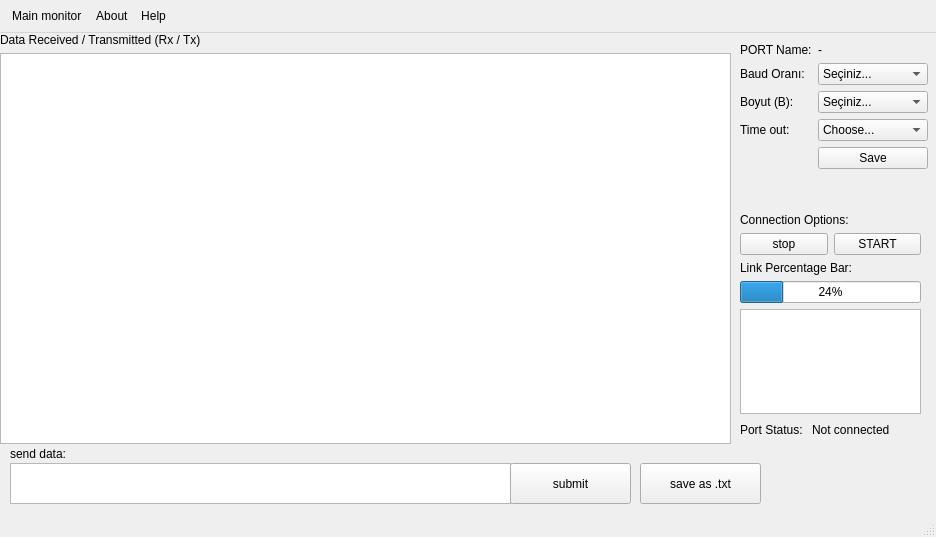
<?xml version="1.0" encoding="UTF-8"?>
<ui version="4.0">
 <class>qt</class>
 <widget class="QMainWindow" name="qt">
  <property name="geometry">
   <rect>
    <x>0</x>
    <y>0</y>
    <width>936</width>
    <height>537</height>
   </rect>
  </property>
  <property name="cursor">
   <cursorShape>ArrowCursor</cursorShape>
  </property>
  <property name="windowTitle">
   <string>PyQT ile Seri haberleşme</string>
  </property>
  <property name="windowIcon">
   <iconset>
    <normaloff>index.jpeg</normaloff>index.jpeg</iconset>
  </property>
  <property name="windowOpacity">
   <double>0.990000000000000</double>
  </property>
  <property name="statusTip">
   <string>Mehmet Cagri Aksoy 2018</string>
  </property>
  <property name="whatsThis">
   <string>Serial Communication Program</string>
  </property>
  <widget class="QWidget" name="centralwidget">
   <widget class="QLabel" name="label">
    <property name="geometry">
     <rect>
      <x>770</x>
      <y>410</y>
      <width>141</width>
      <height>91</height>
     </rect>
    </property>
    <property name="text">
     <string/>
    </property>
    <property name="pixmap">
     <pixmap>index.jpeg</pixmap>
    </property>
    <property name="scaledContents">
     <bool>true</bool>
    </property>
   </widget>
   <widget class="QWidget" name="formLayoutWidget">
    <property name="geometry">
     <rect>
      <x>740</x>
      <y>10</y>
      <width>188</width>
      <height>162</height>
     </rect>
    </property>
    <layout class="QFormLayout" name="formLayout">
     <item row="0" column="0">
      <widget class="QLabel" name="label_2">
       <property name="text">
        <string>PORT Name:</string>
       </property>
      </widget>
     </item>
     <item row="1" column="0">
      <widget class="QLabel" name="label_6">
       <property name="text">
        <string>Baud Oranı:</string>
       </property>
      </widget>
     </item>
     <item row="1" column="1">
      <widget class="QComboBox" name="comboBox_1">
       <item>
        <property name="text">
         <string>Seçiniz...</string>
        </property>
       </item>
       <item>
        <property name="text">
         <string>1200</string>
        </property>
       </item>
       <item>
        <property name="text">
         <string>2400</string>
        </property>
       </item>
       <item>
        <property name="text">
         <string>4800</string>
        </property>
       </item>
       <item>
        <property name="text">
         <string>9600</string>
        </property>
       </item>
       <item>
        <property name="text">
         <string>19200</string>
        </property>
       </item>
       <item>
        <property name="text">
         <string>38400</string>
        </property>
       </item>
       <item>
        <property name="text">
         <string>57600</string>
        </property>
       </item>
       <item>
        <property name="text">
         <string>115200</string>
        </property>
       </item>
      </widget>
     </item>
     <item row="2" column="0">
      <widget class="QLabel" name="label_7">
       <property name="text">
        <string>Boyut (B):</string>
       </property>
      </widget>
     </item>
     <item row="2" column="1">
      <widget class="QComboBox" name="comboBox_2">
       <item>
        <property name="text">
         <string>Seçiniz...</string>
        </property>
       </item>
       <item>
        <property name="text">
         <string>2</string>
        </property>
       </item>
       <item>
        <property name="text">
         <string>4</string>
        </property>
       </item>
       <item>
        <property name="text">
         <string>8</string>
        </property>
       </item>
       <item>
        <property name="text">
         <string>16</string>
        </property>
       </item>
       <item>
        <property name="text">
         <string>32</string>
        </property>
       </item>
       <item>
        <property name="text">
         <string>64</string>
        </property>
       </item>
      </widget>
     </item>
     <item row="0" column="1">
      <widget class="QLabel" name="label_11">
       <property name="text">
        <string>-</string>
       </property>
      </widget>
     </item>
     <item row="4" column="1">
      <widget class="QPushButton" name="pushButton_4">
       <property name="text">
        <string>Save</string>
       </property>
      </widget>
     </item>
     <item row="3" column="1">
      <widget class="QComboBox" name="comboBox">
       <item>
        <property name="text">
         <string>Choose...</string>
        </property>
       </item>
       <item>
        <property name="text">
         <string>0</string>
        </property>
       </item>
       <item>
        <property name="text">
         <string>2</string>
        </property>
       </item>
       <item>
        <property name="text">
         <string>4</string>
        </property>
       </item>
       <item>
        <property name="text">
         <string>6</string>
        </property>
       </item>
       <item>
        <property name="text">
         <string>8</string>
        </property>
       </item>
       <item>
        <property name="text">
         <string>10</string>
        </property>
       </item>
       <item>
        <property name="text">
         <string>15</string>
        </property>
       </item>
       <item>
        <property name="text">
         <string>20</string>
        </property>
       </item>
      </widget>
     </item>
     <item row="3" column="0">
      <widget class="QLabel" name="label_12">
       <property name="text">
        <string>Time out:</string>
       </property>
      </widget>
     </item>
    </layout>
   </widget>
   <widget class="QWidget" name="gridLayoutWidget">
    <property name="geometry">
     <rect>
      <x>0</x>
      <y>0</y>
      <width>731</width>
      <height>411</height>
     </rect>
    </property>
    <layout class="QGridLayout" name="gridLayout">
     <item row="1" column="0">
      <widget class="QLabel" name="label_3">
       <property name="text">
        <string>Data Received / Transmitted (Rx / Tx)</string>
       </property>
      </widget>
     </item>
     <item row="2" column="0">
      <widget class="QTextEdit" name="textEdit_3"/>
     </item>
    </layout>
   </widget>
   <widget class="QWidget" name="formLayoutWidget_2">
    <property name="geometry">
     <rect>
      <x>740</x>
      <y>390</y>
      <width>171</width>
      <height>21</height>
     </rect>
    </property>
    <layout class="QFormLayout" name="formLayout_2">
     <item row="0" column="0">
      <widget class="QLabel" name="label_4">
       <property name="text">
        <string>Port Status: </string>
       </property>
      </widget>
     </item>
     <item row="0" column="1">
      <widget class="QLabel" name="label_5">
       <property name="styleSheet">
        <string notr="true"/>
       </property>
       <property name="text">
        <string>Not connected</string>
       </property>
      </widget>
     </item>
    </layout>
   </widget>
   <widget class="QWidget" name="verticalLayoutWidget">
    <property name="geometry">
     <rect>
      <x>740</x>
      <y>180</y>
      <width>181</width>
      <height>201</height>
     </rect>
    </property>
    <layout class="QVBoxLayout" name="verticalLayout">
     <item>
      <widget class="QLabel" name="label_10">
       <property name="text">
        <string>Connection Options:</string>
       </property>
      </widget>
     </item>
     <item>
      <layout class="QHBoxLayout" name="horizontalLayout_2">
       <item>
        <widget class="QPushButton" name="pushButton_2">
         <property name="text">
          <string>stop</string>
         </property>
        </widget>
       </item>
       <item>
        <widget class="QPushButton" name="pushButton">
         <property name="text">
          <string>START</string>
         </property>
        </widget>
       </item>
      </layout>
     </item>
     <item>
      <widget class="QLabel" name="label_8">
       <property name="text">
        <string>Link Percentage Bar:</string>
       </property>
      </widget>
     </item>
     <item>
      <widget class="QProgressBar" name="progressBar">
       <property name="value">
        <number>24</number>
       </property>
      </widget>
     </item>
     <item>
      <widget class="QTextEdit" name="textEdit"/>
     </item>
    </layout>
   </widget>
   <widget class="QPushButton" name="pushButton_5">
    <property name="geometry">
     <rect>
      <x>640</x>
      <y>430</y>
      <width>121</width>
      <height>41</height>
     </rect>
    </property>
    <property name="text">
     <string>save as .txt</string>
    </property>
   </widget>
   <widget class="QLabel" name="label_9">
    <property name="geometry">
     <rect>
      <x>10</x>
      <y>405</y>
      <width>451</width>
      <height>31</height>
     </rect>
    </property>
    <property name="text">
     <string>send data:</string>
    </property>
   </widget>
   <widget class="QTextEdit" name="textEdit_2">
    <property name="geometry">
     <rect>
      <x>10</x>
      <y>430</y>
      <width>501</width>
      <height>41</height>
     </rect>
    </property>
   </widget>
   <widget class="QPushButton" name="pushButton_3">
    <property name="geometry">
     <rect>
      <x>510</x>
      <y>430</y>
      <width>121</width>
      <height>41</height>
     </rect>
    </property>
    <property name="text">
     <string>submit</string>
    </property>
   </widget>
  </widget>
  <widget class="QMenuBar" name="menubar">
   <property name="geometry">
    <rect>
     <x>0</x>
     <y>0</y>
     <width>936</width>
     <height>36</height>
    </rect>
   </property>
   <widget class="QMenu" name="menuAna_Ekran">
    <property name="title">
     <string>
Main monitor</string>
    </property>
   </widget>
   <widget class="QMenu" name="menu_leti_im">
    <property name="title">
     <string>
About</string>
    </property>
   </widget>
   <widget class="QMenu" name="menuYard_m">
    <property name="title">
     <string>Help</string>
    </property>
   </widget>
   <addaction name="menuAna_Ekran"/>
   <addaction name="menu_leti_im"/>
   <addaction name="menuYard_m"/>
  </widget>
  <widget class="QStatusBar" name="statusbar"/>
  <action name="actionAna_Ekran">
   <property name="text">
    <string>Ana Ekran</string>
   </property>
  </action>
 </widget>
 <resources/>
 <connections/>
</ui>
